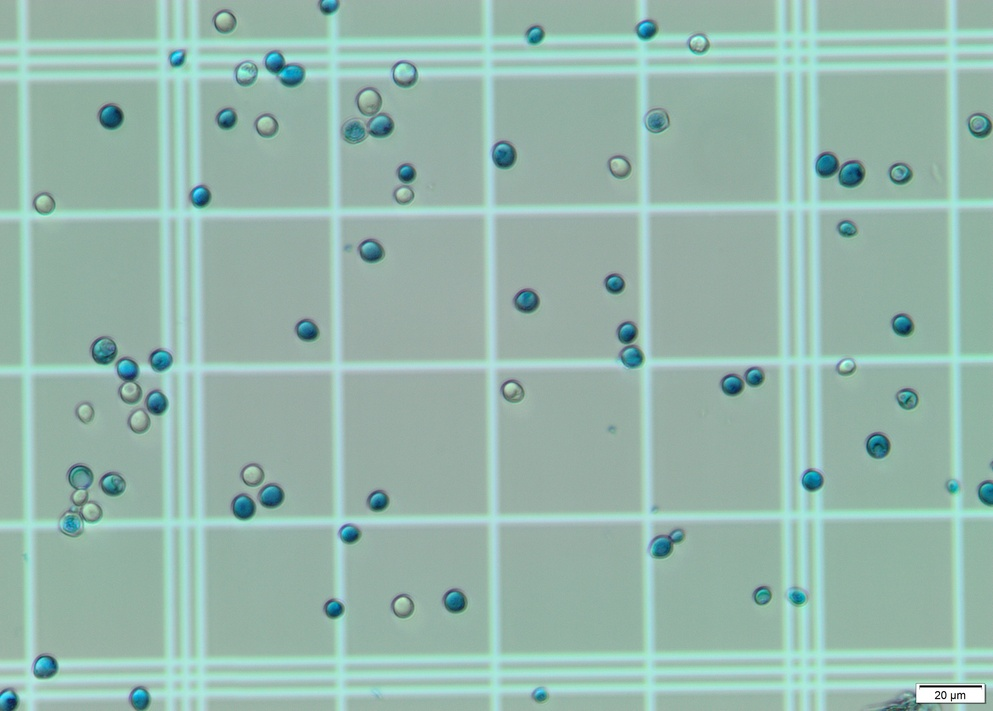
#> input picture sequencia_1/seq1_1_2.jpg, 993 x 711 px, shrunk from 3840 x 2748 before the run; its folder holds 4 pictures in this run
$ jupyter execute --allow-errors rotation_analysis.ipynb
#> lines starting #> are read from the running program, lines starting #| are printed output that depends on the picture; after the words box and inside, x2 and y2 are one past the last pixel; in counts of white or black regions, pixels touching at a corner belong together
[cell 1]
import imageio as im
import numpy as np
import matplotlib.pyplot as plt
import os
import scipy
from scipy.ndimage import rotate
from scipy.optimize import minimize_scalar
import scipy.fft
from itertools import accumulate
import numpy.lib.stride_tricks as strides

[cell 2]
base_dir = './sequencia_1/'
image_paths = sorted(os.listdir(base_dir))[1:]
images = [im.imread(f'{base_dir}{path}') for path in image_paths]
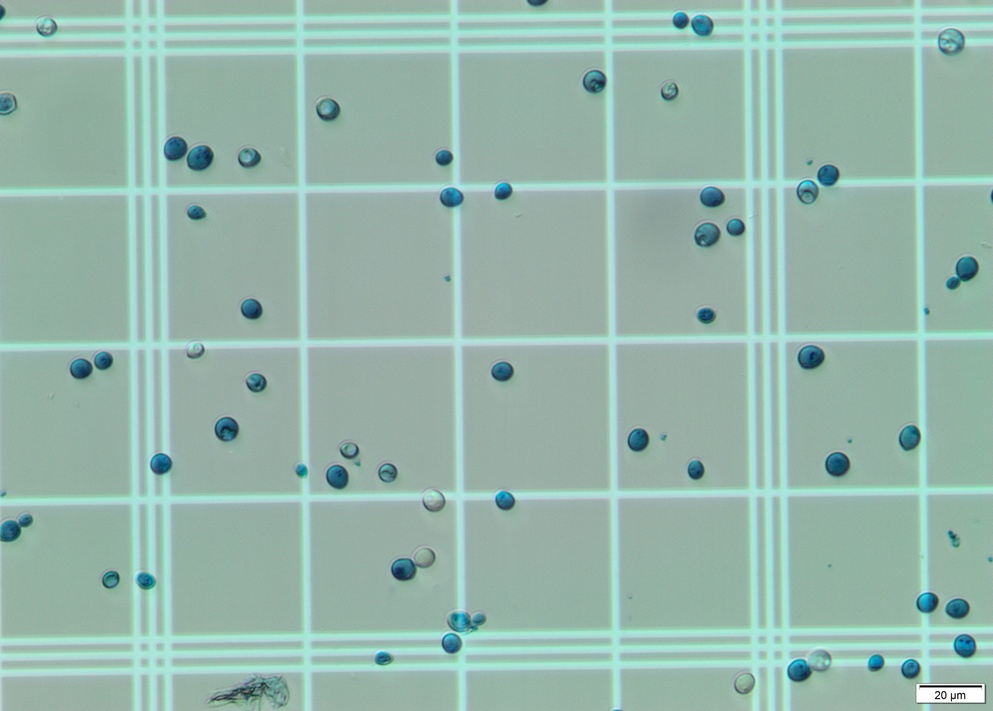
#> input picture sequencia_1/seq1_1_3.jpg, 993 x 711 px, shrunk from 3840 x 2748 before the run
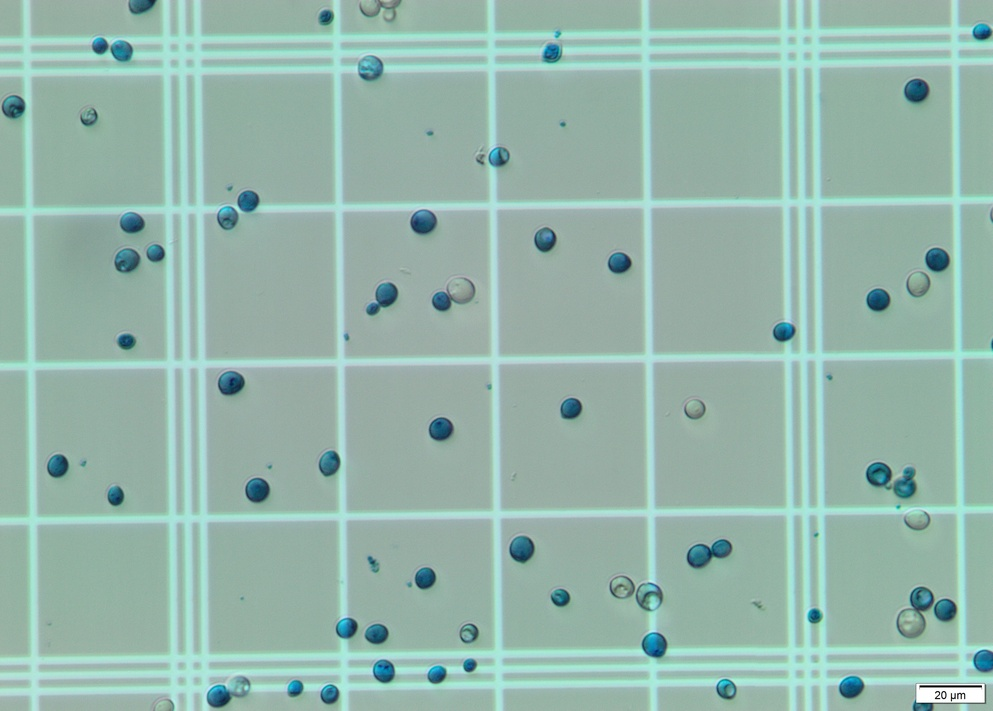
#> input picture sequencia_1/seq1_1_4.jpg, 993 x 711 px, shrunk from 3840 x 2748 before the run
#> images = 3 items

[cell 3]
def scale_intensities(img, new_min=0, new_max=255):
    """
    Normalizes the image img to the range [new_min, new_max]. This is done by
    applying to all pixels p a funciton f(p) = ap + b such that for img.max(),
    f(img.max()) = new_max and for img.min(), f(img.min()) = new_min.
    """
    img_min = np.min(img, axis=(0,1))
    img_max = np.max(img, axis=(0,1))
    a = (new_max - new_min) / (img_max - img_min)
    b = new_min - img_min * a
    return a * img + b

def rgb_to_monochromatic(img):
    weights = np.array([0.144, 0.299, 0.587])
    return (img @ weights).astype(img.dtype)

def ensure_divisability(img, factor):
    a = img.shape[0] % factor
    rows = img if a == 0 else img[a // 2:-int(np.ceil(a / 2))]
    b = img.shape[1] % factor
    return rows if b == 0 else rows[:,b // 2:-int(np.ceil(b / 2))]

def calculate_partitions_shape(img, n_rows, n_cols):
    h = img.shape[0] // n_rows
    w = img.shape[1] // n_cols
    return (h, w) if img.ndim == 2 else (h, w, 1)

def calculate_strides_shape(partitions_shape, n_rows, n_cols):
    shape = (n_rows, n_cols) if len(partitions_shape) < 3 else (n_rows, n_cols, 3)
    return (*shape, *partitions_shape)

def calculate_partition_strides(sliding_windows, partitions_shape):
    padding = (0, len(sliding_windows.strides) - 2)
    weights = np.pad((partitions_shape[:2]), padding, constant_values=1)
    return weights * sliding_windows.strides

def partition_image(img, n_rows, n_cols):
    partitions_shape = calculate_partitions_shape(img, n_rows, n_cols)
    sliding_windows = strides.sliding_window_view(img, partitions_shape)
    shape = calculate_strides_shape(partitions_shape, n_rows, n_cols)
    partition_strides = calculate_partition_strides(sliding_windows, partitions_shape)
    return strides.as_strided(sliding_windows, shape=shape, strides=partition_strides)

def downsample_img(img, factor):
    used_img = ensure_divisability(img, factor)
    n_rows = used_img.shape[0] // factor
    n_cols = used_img.shape[1] // factor
    partitions = partition_image(used_img, n_rows, n_cols)
    partitions_axis = (2,3) if img.ndim == 2 else (3, 4, 5)
    return np.median(partitions, axis=partitions_axis).astype(img.dtype)

def threshold(img, percentage):
    return (img > np.percentile(img, 100*percentage)).astype(int)

[cell 4]
def split_rgb_channels(img):
    return np.squeeze(np.split(img, 3, axis=-1), axis=-1)

def cross_correlate(img, filt):
    a, b = filt.shape[0] // 2, filt.shape[1] // 2
    padded = np.pad(img, ((a, a), (b, b)))
    nbhs = strides.sliding_window_view(padded, filt.shape)
    return np.sum(nbhs * filt, axis=(2,3))

def convolve(img, filt):
    return cross_correlate(img, np.flip(filt))

def generate_zero_centered_arange(size):
    center = size // 2
    return np.arange(size) - center

def compute_2d_gaussian(x, y, sigma):
    if sigma == 0:
        return np.ones_like(x)
    return 1 / (2 * np.pi * sigma2) * np.exp(x2 + y2 / (2 * sigma2))

def ensure_is_odd(value):
    return value + (1 - value % 2)

def compute_optimal_gaussian_filter_size(sigma):
    return ensure_is_odd(int(2 * sigma))

def generate_gaussian_filter(sigma=1):
    if sigma == 0:
        return np.array([[1]])
    filter_size = compute_optimal_gaussian_filter_size(sigma)
    zcrange = generate_zero_centered_arange(filter_size)
    x, y = np.meshgrid(zcrange, zcrange)
    filt = np.exp(-(np.square(x) + np.square(y)) / (2 * np.square(sigma)))
    return filt / np.sum(filt)

from scipy.ndimage import convolve

def apply_gaussian_filter(img, sigma=1):
    gaussian = generate_gaussian_filter(sigma=sigma)
    if img.ndim == 2:
        return convolve(img, gaussian)
    else:
        result = map(lambda channel: convolve(channel, gaussian), split_rgb_channels(img))
    return np.stack(tuple(result), axis=-1).astype(img.dtype)

Since only the grid in the images are going to be used to properly rotate the
images, the images are going to be downsampled and only the luminance is going
to be utilized as an indication of color. This gives us the following images

[cell 5]
used_images = list(map(lambda img: rgb_to_monochromatic(apply_gaussian_filter(downsample_img(img, 6), 2)), images))
#> in downsample_img, img is the input picture: shape (711, 993, 3); mean R, G, B 150.6, 183.5, 172.9
#> in partition_image, `partitions_shape = calculate_partitions_shape(img, n_rows, n_cols)`: partitions_shape = (6, 6, 1)
#> in calculate_strides_shape, `shape = (n_rows, n_cols) if len(partitions_shape) < 3 else (n_rows, n_..`: shape = (118, 165, 3)
#> in partition_image, `shape = calculate_strides_shape(partitions_shape, n_rows, n_cols)`: shape = (118, 165, 3, 6, 6, 1)
#> in calculate_partition_strides, `padding = (0, len(sliding_windows.strides) - 2)`: padding = (0, 4)
#> in calculate_partition_strides, `weights = np.pad((partitions_shape[:2]), padding, constant_values=1)`: weights = [6, 6, 1, 1, 1, 1]
#> in partition_image, `partition_strides = calculate_partition_strides(sliding_windows, parti..`: partition_strides = [17874, 18, 1, 2979, 3, 1]
#> in generate_gaussian_filter, `filter_size = compute_optimal_gaussian_filter_size(sigma)`: filter_size = 5
#> in generate_zero_centered_arange, `center = size // 2`: center = 2
#> in generate_gaussian_filter, `zcrange = generate_zero_centered_arange(filter_size)`: zcrange = [-2, -1, 0, 1, 2]
#> in rgb_to_monochromatic, `weights = np.array([0.144, 0.299, 0.587])`: weights = [0.144, 0.299, 0.587]
#> in downsample_img, img is the input picture: shape (711, 993, 3); mean R, G, B 150.2, 182.8, 172.3
#> in downsample_img, img is the input picture: shape (711, 993, 3); mean R, G, B 149.6, 182.5, 172.1
#> in rgb_to_monochromatic (call 3), `return (img @ weights).astype(img.dtype)`:
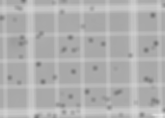
#> returned value: shape (118, 165); min 116, max 229, mean 176.2
#> used_images = 3 items

[cell 6]
fig, axis = plt.subplots(2,2, figsize=(16,16))
fig.suptitle('Sequence one images quadrante [0,1]x[1,0]')

axis[0, 0].set_title(image_paths[0])
axis[0, 0].imshow(used_images[0], cmap='gray')
axis[0, 1].set_title(image_paths[1])
axis[0, 1].imshow(used_images[1], cmap='gray')
#> (the rest of this cell did not finish here and is left out)

[cell 7]
freq, bins = np.histogram(np.ravel(used_images), bins=np.max(used_images), density=True)
#> freq = 229 values, max 0.269 at index 108, min 0 at index 1, mean 0.00877; bins = 230 values from 115 to 229
plt.bar(bins[:-1], freq, color='gray')
#> figure, not shown here; tallest bar 0.269 high, from x = 168.4 to 169.2

With this histogram, it can be seen that since the grid has the brightest color
in the monochromatic image, its gray level is probably within
the following interval:

[cell 8]
freq, bins = np.histogram(np.ravel(used_images), bins=np.max(used_images), density=True)
plt.bar(bins[:-1], freq, color='gray')
plt.axvline(200, color='cyan')
plt.axvline(220, color='cyan')
#> figure, not shown here; tallest bar 0.269 high, from x = 168.4 to 169.2

This way, since the grid is a good feature to identify and correct rotation, we
can isolate it with a thresholding transformation. For that, lets analyse the
cumulative distribution of the graylevels

[cell 9]
plt.bar(bins[:-1], list(accumulate(freq)), color='gray')
plt.axvline(200, color='cyan')
plt.axvline(220, color='cyan')
plt.axhline(y=0.8, color='red')
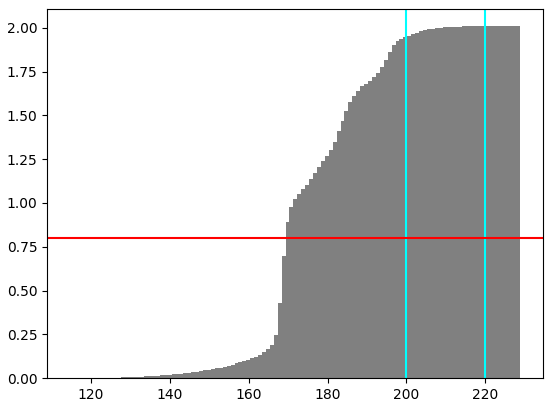
#> figure drawn by matplotlib, 1 panel; tallest bar 2.01 high, from x = 228.1 to 228.9

From it, we can see that taking the 0.85 point percentile of the distribution,
we can threshold the grid as a binary image in the following way

[cell 10]
thresholded = list(map(lambda img: threshold(img, 0.8), used_images))
#> in threshold, `return (img > np.percentile(img, 100*percentage)).astype(int)`:
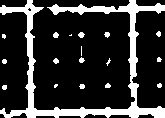
#> returned value: shape (118, 165) int64; values 0 (black) and 1 (white), 19.2% white; 18 white regions (6 under 20 px), largest, box (x1, y1, x2, y2) and area: (0, 0, 165, 118) 3391, (78, 32, 85, 38) 29, (53, 32, 59, 38) 27
#> call 2 of threshold, with percentage = 0.8
#> in threshold (call 2), `return (img > np.percentile(img, 100*percentage)).astype(int)`:
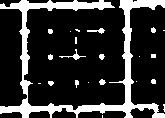
#> returned value: shape (118, 165) int64; values 0 (black) and 1 (white), 19.7% white; 22 white regions (10 under 20 px), largest, box (x1, y1, x2, y2) and area: (0, 0, 165, 118) 3463, (59, 49, 86, 60) 61, (87, 28, 105, 34) 48
#> call 3 of threshold, with percentage = 0.8
#> in threshold (call 3), `return (img > np.percentile(img, 100*percentage)).astype(int)`:
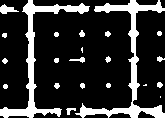
#> returned value: shape (118, 165) int64; values 0 (black) and 1 (white), 18.9% white; 22 white regions (3 under 20 px), largest, box (x1, y1, x2, y2) and area: (75, 0, 165, 118) 1670, (0, 0, 90, 118) 1478, (0, 4, 19, 14) 100
#> thresholded = 3 items

[cell 11]
fig, axis = plt.subplots(2,2, figsize=(16,16))
fig.suptitle('Sequence one images quadrante [0,1]x[1,0]')

axis[0, 0].set_title(image_paths[0])
axis[0, 0].imshow(thresholded[0], cmap='gray')
axis[0, 1].set_title(image_paths[1])
axis[0, 1].imshow(thresholded[1], cmap='gray')
#> (the rest of this cell did not finish here and is left out)

Then we have that the texture of a thresholded grid image row $f_i$ can described
through the maximum probability value $\max_\{P_{f_i}\}$ in its color histogram
$P_{f_i}$, or in other words, the measure of how much participation the dominant
color has in the row. We also have that the distance between any two row texture
descriptors $P_g$ and $P_h$ can be described as $$|P_g - P_h|.$$

When a grid horizontal line is perfectly aligned with the axis, the dominant
color of the rows that represent it should have a histogram with a probability
of each pixel in that row having value one very close to one. For rows that do
not represent horizontal lines, in an ideal thresholded grid image, there
should be a negligeble probability $c$ that a pixel has value zero (part of a vertical
line) and a probability $1 - c$ that a pixel has value one

Thus $c$ is ignored, and the row texture descriptor of an ideal thresholded grid
image that is aligned with the xy-axis is defined as row in which the color
histogram has a maximum probability value of one. Now using this row texture as
a reference point, we minimize the sum of the distances between the row textures
of an image and the row textures of an ideal grid through iterative rotations to
obtain an estimator of the angle that must be used by a rotation to align the
image lines to the x axis.

[cell 12]
def binary_value_max_probability(array):
    probability_of_1 = np.sum(array) / np.prod(array.shape)
    return max(probability_of_1, 1 - probability_of_1)

def loss_function(img):
    row_max_probabilites = [binary_value_max_probability(row) for row in img]
    return img.shape[0] - np.sum(row_max_probabilites)

[cell 13]
def correct_image_rotation_angle(img):
    def rotation(ang):
        return loss_function(rotate(img, angle=ang))
    result = minimize_scalar(rotation, tol=1e-8)
    return result.x

[cell 14]
angles = [correct_image_rotation_angle(img) for img in thresholded]
#> angles = [-0.57, -1, -0.332]
rotation_fixed = [rotate(img, angle=ang, mode='reflect', reshape=False)
                  for img, ang in zip(used_images, angles)]
#> rotation_fixed = 3 items

This way, we obtain the following rotation corrected images

[cell 15]
fig, axis = plt.subplots(2,2, figsize=(16,16))
fig.suptitle('Sequence one images quadrante [0,1]x[1,0]')

axis[0, 0].set_title('Original')
axis[0, 0].imshow(used_images[0], cmap='gray')
axis[0, 1].set_title('Rotation fixed')
axis[0, 1].imshow(rotation_fixed[0], cmap='gray')
axis[1, 0].set_title('Original')
axis[1, 0].imshow(used_images[1], cmap='gray')
axis[1, 1].set_title('Rotation fixed')
axis[1, 1].imshow(rotation_fixed[1], cmap='gray')
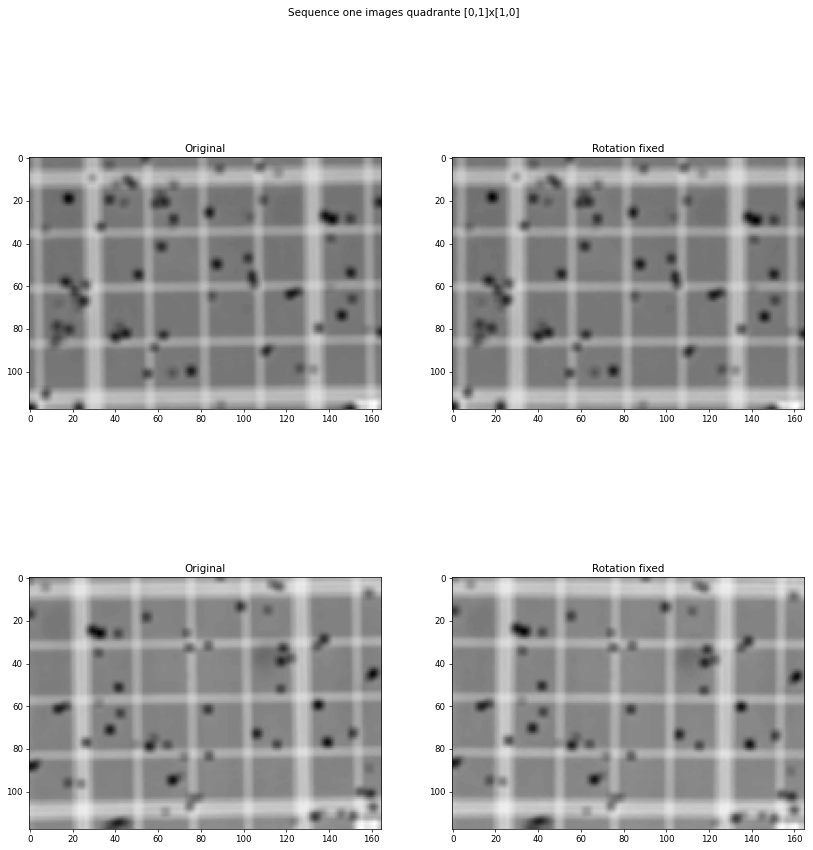
#> figure drawn by matplotlib, 4 panels

[cell 16]
results = [rotate(img, angle=ang, mode='reflect', reshape=False) for img, ang in zip(images, angles)]
#> results = 3 items

[cell 17]
for img, image_path in zip(results, image_paths):
    im.imwrite(f'./rotation_fixed_1/{image_path}', img)
#> this loop made 3 passes
#> image_path on passes 1 to 3: 'seq1_1_2.jpg', 'seq1_1_3.jpg', 'seq1_1_4.jpg'
#> pass 1, `im.imwrite(f'./rotation_fixed_1/{image_path}', img)`:
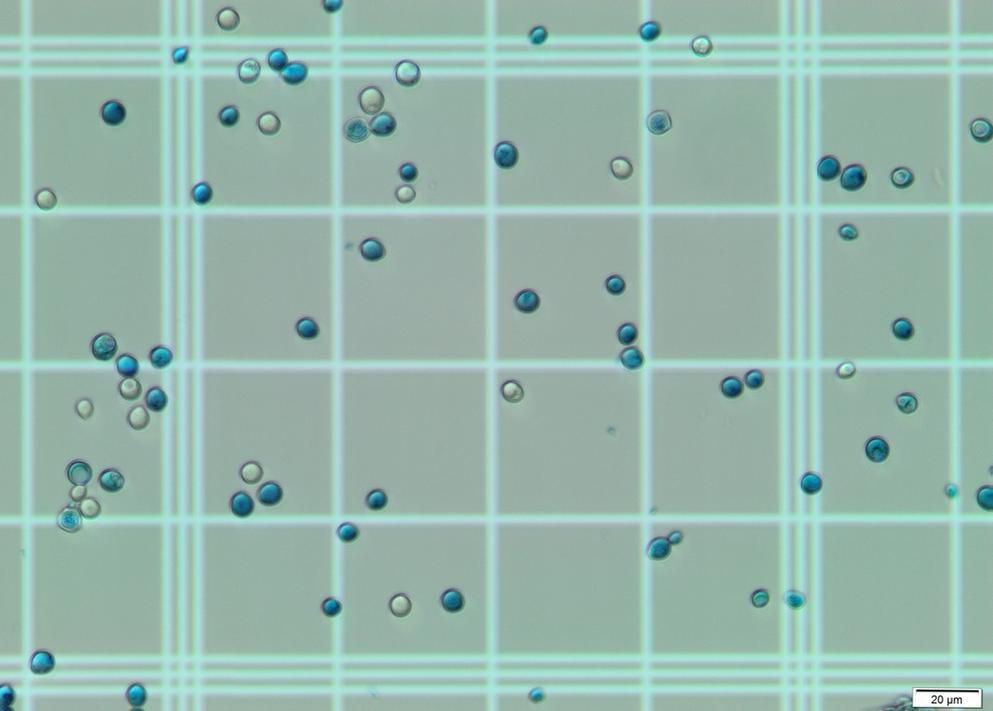
#> saved as seq1_1_2.jpg: shape (711, 993, 3); mean R, G, B 150.7, 183.5, 173
#> pass 2, `im.imwrite(f'./rotation_fixed_1/{image_path}', img)`:
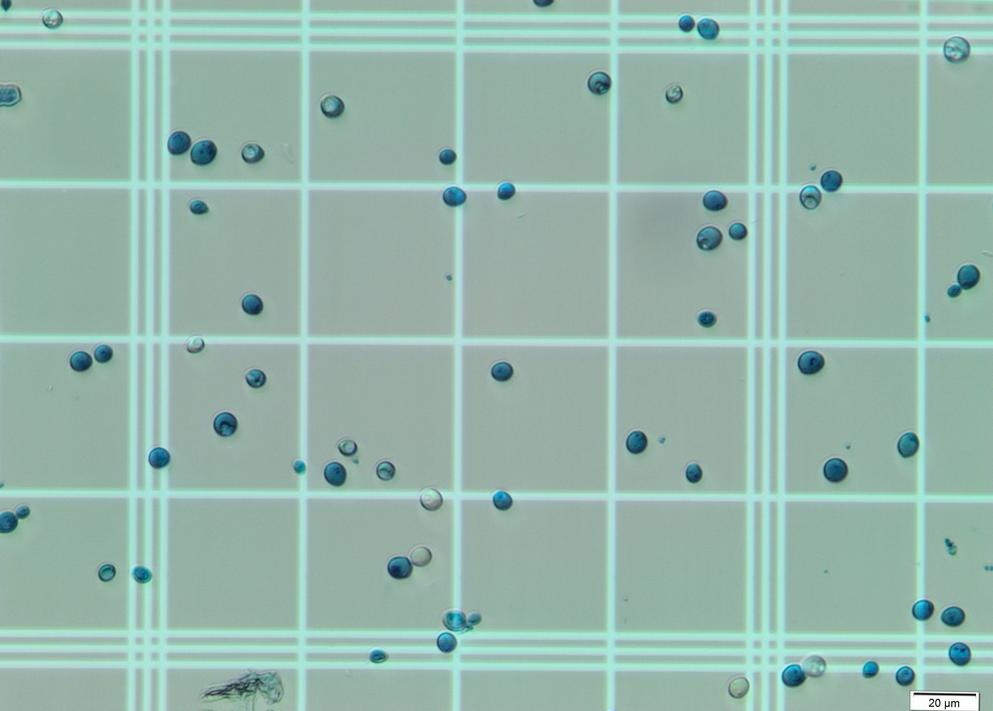
#> saved as seq1_1_3.jpg: shape (711, 993, 3); mean R, G, B 150.3, 182.7, 172.3
